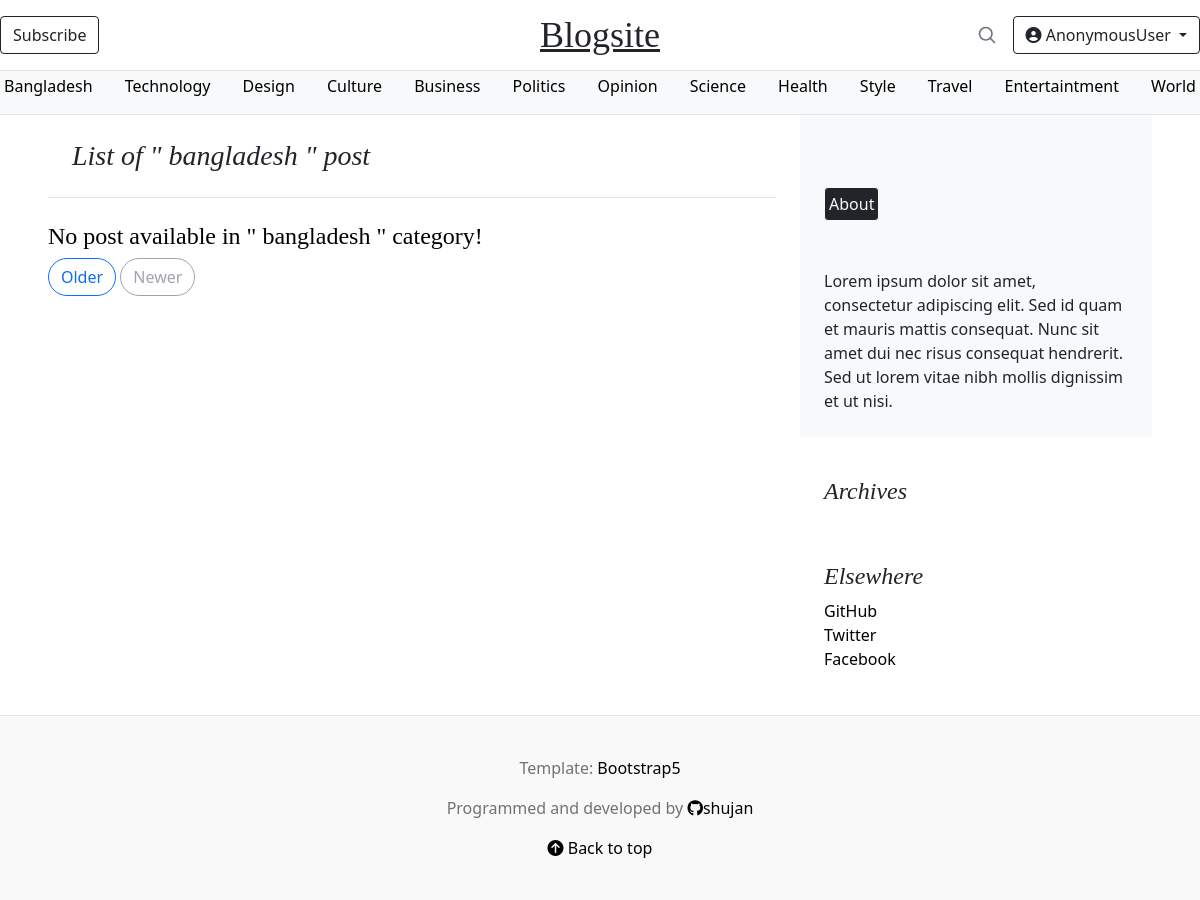
/category/bangladesh, run on the app's committed database.
### baseapp/models.py (models this page shows)
class Category(models.Model):
    name = models.CharField(max_length=30)
    def __str__(self) -> str:
        return self.name

### baseapp/views.py (the view)
# urls.py: path('category/<category>', PostCategoryView.as_view(), name='post_category'),
class PostCategoryView(ListView):
    model = Category
    template_name= 'baseapp/post_category.html'
    context_object_name = 'cat_list'
    def get_queryset(self):
        content={
            'cat': self.kwargs['category'],
            'post': Post.objects.filter(category__name=self.kwargs['category'])
        }
        return content

### baseapp/views.py (called while the page is built)
def category_list(request):
    category_list = Category.objects.exclude(name='uncategorized')
    context={
        'category_list': category_list
    }
    return context

### baseapp/templates/baseapp/post_category.html (shortened to what this page needs)
{% extends 'baseapp/base.html' %}
{% block content %}
<div class="row px-5">
<div class="col-md-8">
    <h3 class="p-4 mb-4 fst-italic border-bottom">
        List of " {{cat_list.cat}} " post
    </h3>
        <article class="blog-post ">
            {% for post in cat_list.post %}
            <h2 class="blog-post-title "><a href="{% url 'post_detail' pk=post.pk %}">{{post.title}}</a></h2>
            <p class="blog-post-meta">{{post.published_date|date:'M D Y' }} <a href="#">{{post.user}}</a></p>
            <p class="blog-post-meta">category: <a href="">{{post.category}}</a></p>
            <div>
                <p class=" blog-content">{{ post.text|safe|linebreaksbr|truncatechars:450 }}</p>
                <a class="blog-content" style="text-decoration: none;" id="link" href="{% url 'post_detail' pk=post.pk %}">Comments : {{post.approved_comments.count}}</a>
            </div>
            {% if post.published_date %}
                <p>Published On: {{post.published_date|date:'D M Y' }}</p>
                {% else %}
                    <p>Created on : {{ post.created_date|date:'D M Y' }}</p>
                    <a class="btn btn-success brand" href="{% url 'post_publish' pk=post.pk %}">Publish</a>
                {% endif %}
        </article>
            {% empty %}
                <h4>No post available in " {{cat_list.cat}} " category!</h4>
            {% endfor %}
    <nav class="blog-pagination" aria-label="Pagination">
        <a class="btn btn-outline-primary" href="#">Older</a>
        <a class="btn btn-outline-secondary disabled">Newer</a>
    </nav>
  </div>
  <div class="col-4">
    <div class="col" style="position: relative;">
      <div class="position-sticky" style="top: 2rem;">
        <div class="p-4 mb-3 bg-light rounded">
          <a class="btn btn btn-outline-light my-5 p-1 bg-dark color-white" href="{% url 'about' %}"> About </a>
          <p class="mb-0">Lorem ipsum dolor sit amet, consectetur adipiscing elit. Sed id quam et mauris mattis consequat. Nunc sit amet dui nec risus consequat hendrerit. Sed ut lorem vitae nibh mollis dignissim et ut nisi. </p>
        </div>
        <div class="p-4">
          <h4 class="fst-italic">Archives</h4>
        </div>
        <div class="p-4">
          <h4 class="fst-italic">Elsewhere</h4>
          <ol class="list-unstyled">
            <li><a href="#">GitHub</a></li>
            <li><a href="#">Twitter</a></li>
            <li><a href="#">Facebook</a></li>
          </ol>
        </div>
      </div>
    </div>
</div>
{% endblock %}

### baseapp/templates/baseapp/base.html (shortened to what this page needs)
<!doctype html>
{% load static %}
<html lang="en">
  <head>
    <link href="https://cdn.jsdelivr.net/npm/bootstrap@5.1.3/dist/css/bootstrap.min.css" rel="stylesheet">
    <link rel="stylesheet" href="//cdn.jsdelivr.net/npm/medium-editor@latest/dist/css/medium-editor.min.css" type="text/css" media="screen" charset="utf-8">
    <link rel="stylesheet" href="{% static 'css/blog.css' %}">
    <link rel="stylesheet" href="{% static 'css/swap-words.css' %}">
  </head>
  <body>
<div class="">
  <header class="blog-header py-3">
    <div class="row flex-nowrap justify-content-between align-items-center ">
      <div class="col-4 ">
        <a class="btn btn-outline-dark btn-white" href="{% url 'about' %}">Subscribe</a>
      </div>
      <div class="col-4 text-center">
        <a class="blog-header-logo text-dark" href="{% url 'post_list' %}">Blogsite</a>
      </div>
      <div class="col-4 d-flex justify-content-end align-items-center">
      <div>
          <a  class="link-secondary" href="{% url 'search_post' %}" aria-label="Search">
            <svg xmlns="http://www.w3.org/2000/svg" width="20" height="20" fill="none" stroke="currentColor" stroke-linecap="round" stroke-linejoin="round" stroke-width="2" class="mx-3" role="img" viewBox="0 0 24 24"><title>Search</title><circle cx="10.5" cy="10.5" r="7.5"/><path d="M21 21l-5.2-5.2"/></svg>
            </a>
      </div>
      <div>
        <div class="dropdown">
          <a class="btn btn-outline-dark btn-white dropdown-toggle" href="#" role="button" id="dropdownMenuLink" data-bs-toggle="dropdown" aria-expanded="false">
            <i class="fa-solid fa-circle-user"></i> {{request.user}}
          </a>
        </div>
      </div>
      </div>
    </div>
  </header>
  <div class="nav-scroller bg-light">
    <nav class="nav d-flex justify-content-between pt-2 px-1">
      {% for category in category_list %}
        <a href="/category/{{category.name}}" style="text-decoration: none; padding: 0;">{{category|title}}</a>
      {% endfor %}
    </nav>
  </div>
</div>
<main class="pb-1">
  <div class="">
            {% block content %}
            {% endblock %}
        </div>
  </div>
</main>
<footer class="blog-footer">
  <p>Template: <a href="https://getbootstrap.com/">Bootstrap5</a></p>
  <p>Programmed and developed  by <a href="https://github.com/shujan-ahamed"> <i class="fa-brands fa-github"></i>shujan</a></p>
  <p>
    <a href="#"><i class="fa-solid fa-circle-arrow-up"></i> Back to top</a>
  </p>
</footer>
  </body>
</html>

### baseapp/static/css/blog.css (style rules this page uses)
* { margin: 0; padding: 0; }
a { color: black; text-decoration: none; font-style: normal; }
.blog-header { line-height: 1; border-bottom: 1px solid #e5e5e5; }
.blog-header-logo { font-family: "Playfair Display", Georgia, "Times New Roman", serif; font-size: 2.25rem; text-decoration: underline; }
h1, h2, h3, h4, h5, h6 { font-family: "Playfair Display", Georgia, "Times New Roman", serif; }
.nav-scroller { line-height: 1; position: relative; z-index: 2; height: 2.75rem; overflow-y: hidden; border-bottom: 1px solid #e5e5e5; }
.nav-scroller .nav { display: flex; flex-wrap: nowrap; padding-bottom: 1rem; margin-top: -1px; overflow-x: auto; text-align: center; white-space: nowrap; -webkit-overflow-scrolling: touch; }
.blog-pagination { margin-bottom: 4rem; }
.blog-pagination > .btn { border-radius: 2rem; }
.blog-post { margin-bottom: 4rem; color: black; text-decoration: none; }
.blog-footer { padding: 2.5rem 0; color: #727272; text-align: center; background-color: #f9f9f9; border-top: .05rem solid #e5e5e5; }
.blog-footer p:last-child { margin-bottom: 0; }

### data on the page
Category: name "Bangladesh", cat "bangladesh"
Category: name "Technology"
Category: name "Design"
Category: name "Culture"
Category: name "Business"
Category: name "Politics"
Category: name "Opinion"
Category: name "Science"
Category: name "Health"
Category: name "Style"
Category: name "Travel"
Category: name "Entertaintment"
Category: name "World"

### other printed values
{{ request.user }} "AnonymousUser"
